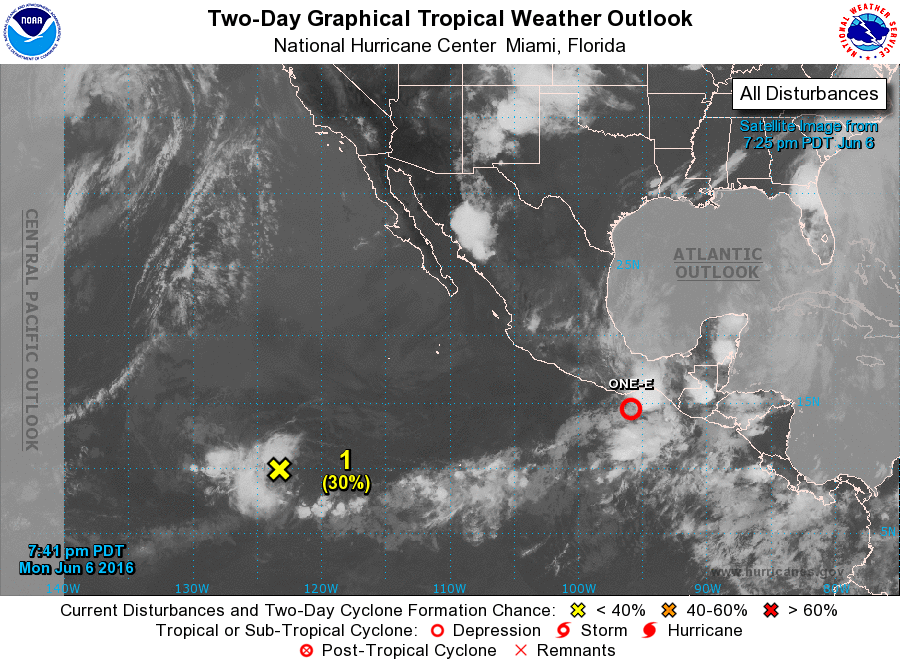
#> input picture 2023/Reconocimiento de imágenes de personas y objetos/Tema 1/2 Transformaciones-20230629/clima1.png, 900 x 665 px, found by its file name
$ python a3-4clima.py
#> lines starting #> are read from the running program, lines starting #| are printed output that depends on the picture; after the words box and inside, x2 and y2 are one past the last pixel; in counts of white or black regions, pixels touching at a corner belong together
import cv2
import matplotlib.pyplot as plt

archivo = "clima1.png"
imagenBGR = cv2.imread(archivo)
#> imagenBGR is the input picture: shape (665, 900, 3); mean B, G, R 134.8, 134.3, 133.5
imagenRGB = cv2.cvtColor(imagenBGR, cv2.COLOR_BGR2RGB)
imagenGrises = cv2.cvtColor(imagenBGR, cv2.COLOR_BGR2GRAY)
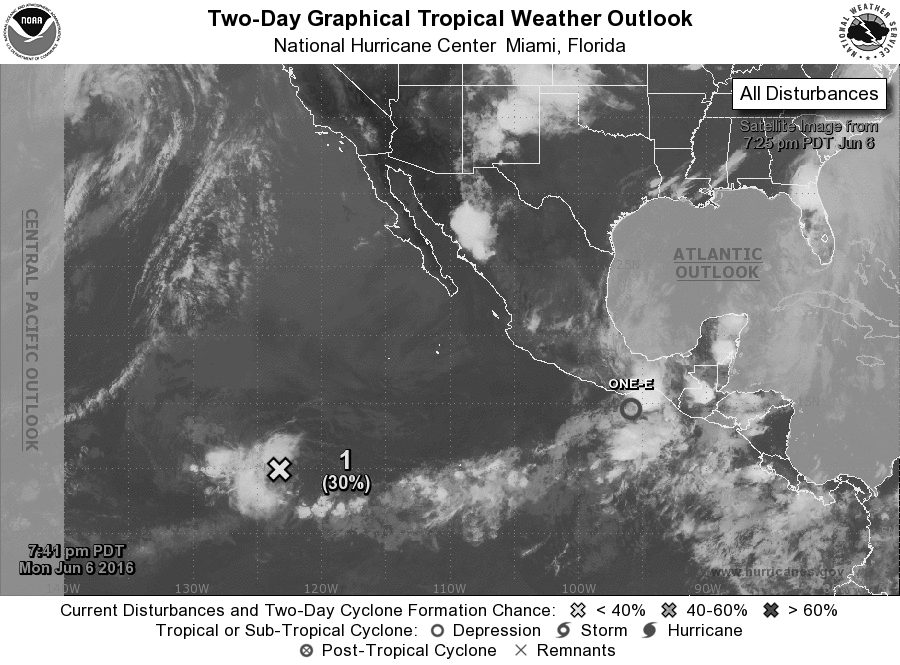
#> imagenGrises: shape (665, 900); min 0, max 255, mean 134.1
#print(imagenGrises.shape)
if len(imagenGrises.shape) == 2: # IMAGEN TONO DE GRISES
  renglones = imagenRGB.shape[0]
#> renglones = 665
  columnas = imagenRGB.shape[1]
#> columnas = 900
  histograma = cv2.calcHist([imagenGrises],[0],None,[256],[0,256])
#> histograma = 256 values, max 105453 at index 255, min 0 at index 1, mean 2337.9
  plt.plot(histograma ,color = 'k')
  plt.xlim([0,256])
plt.show()
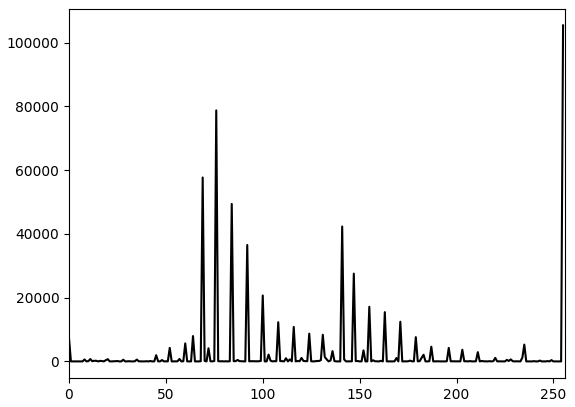
#> figure drawn by matplotlib, 1 panel; curve peaks at x = 255, y = 105453

# [80,110] NUBES FRIAS, [180,255] NUBES LLUVIA, [0, 60] ALTA PRESIÓN
inferior = 80
superior = 110
seleccion = imagenRGB.copy()

renglones = imagenRGB.shape[0]
columnas = imagenRGB.shape[1]

for ren in range(renglones):
    for col in range(columnas):
        if imagenGrises[ren][col] >= inferior and imagenGrises[ren][col] <= superior:
          seleccion[ren][col] = (255,255,255)
        else:
          seleccion[ren][col] = (0,0,0)
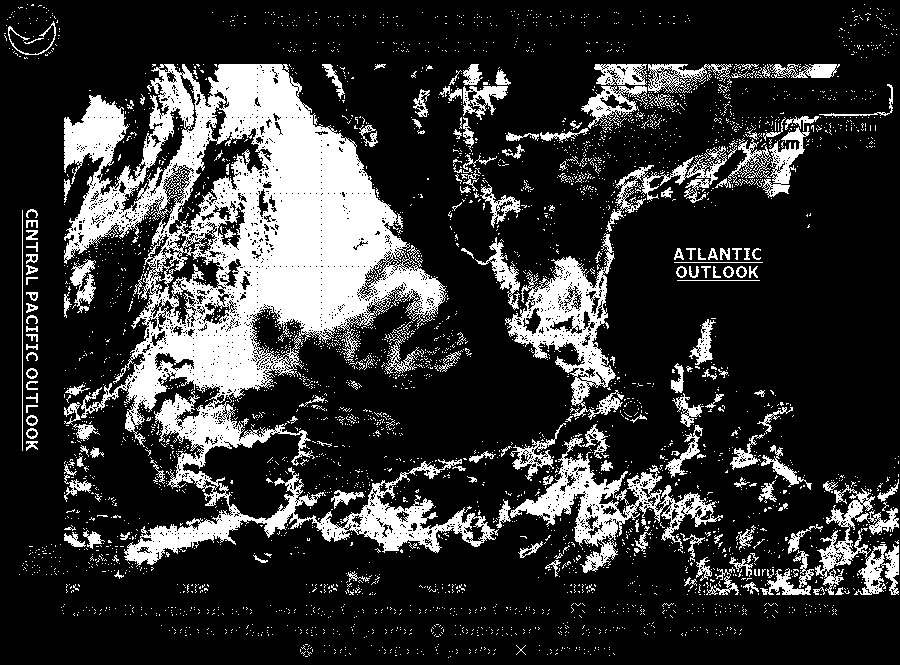
#> seleccion: shape (665, 900, 3); 20.5% white; 3741 white regions (3546 under 20 px), largest, box (x1, y1, x2, y2) and area: (64, 64, 499, 567) 72016, (505, 233, 624, 420) 6850, (510, 424, 723, 573) 6675

figura = plt.figure(figsize=(10, 7))
figura.add_subplot(1, 2, 1) #RENGLONES, COLUMNAS, NÚMERO
plt.imshow(imagenRGB)
plt.axis('off')
plt.title("Original")

figura.add_subplot(1, 2, 2) #RENGLONES, COLUMNAS, NÚMERO
plt.imshow(seleccion)
plt.axis('off')
plt.title("Nubes frias")
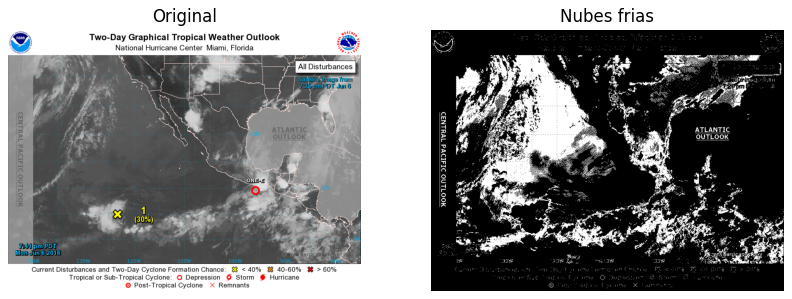
#> figure drawn by matplotlib, 2 panels

$ run again, with 2023/Reconocimiento de imágenes de personas y objetos/Tema 1/2 Transformaciones-20230629/clima2.png copied over 2023/Reconocimiento de imágenes de personas y objetos/Tema 1/2 Transformaciones-20230629/clima1.png
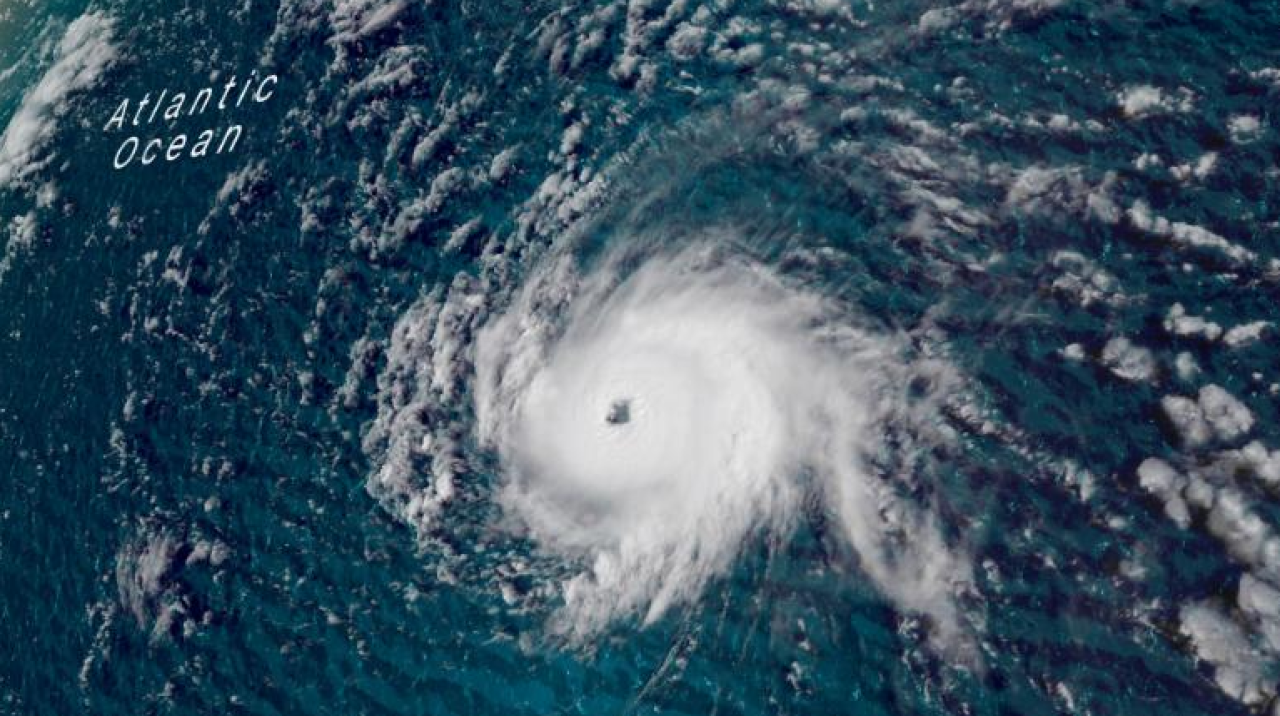
#> input picture 2023/Reconocimiento de imágenes de personas y objetos/Tema 1/2 Transformaciones-20230629/clima2.png, 1280 x 716 px, found by its file name
#> imagenBGR is the input picture: shape (716, 1280, 3); mean B, G, R 96.2, 80.4, 57.3
#> histograma = 256 values, max 16550 at index 31, min 0 at index 0, mean 3580
#> after the loop `for ren in range(renglones):`:
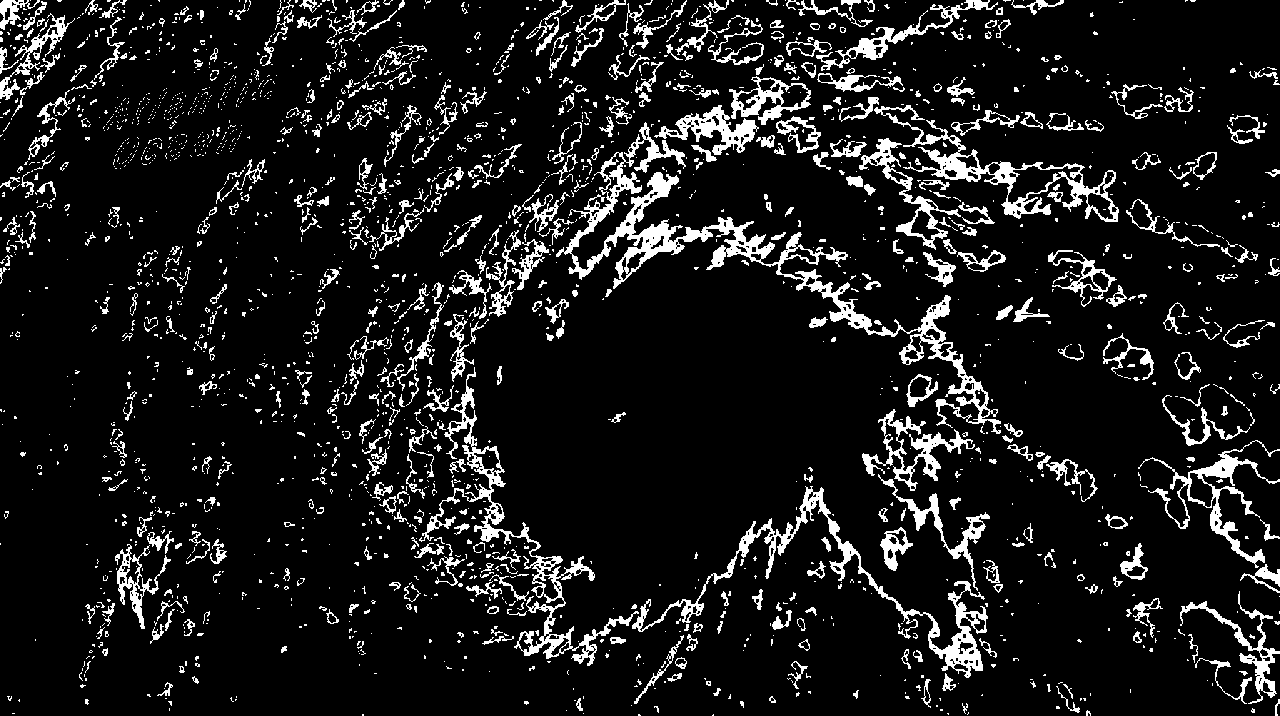
#> seleccion: shape (716, 1280, 3); 10.3% white; 2313 white regions (1786 under 20 px), largest, box (x1, y1, x2, y2) and area: (556, 122, 1001, 434) 11259, (632, 486, 988, 678) 5219, (419, 367, 639, 666) 5168
#> `plt.title("Nubes frias")`:
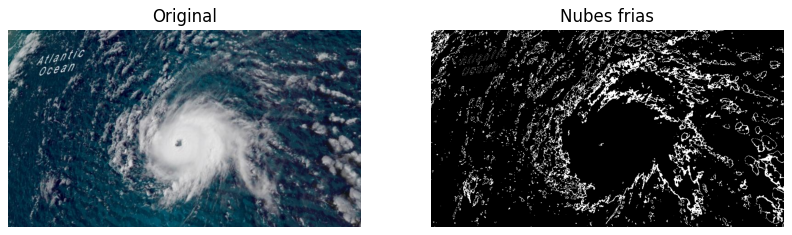
#> figure drawn by matplotlib, 2 panels

$ run again, with 2023/Reconocimiento de imágenes de personas y objetos/Tema 1/2 Transformaciones-20230629/mezcla.png copied over 2023/Reconocimiento de imágenes de personas y objetos/Tema 1/2 Transformaciones-20230629/clima1.png
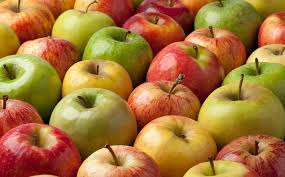
#> input picture 2023/Reconocimiento de imágenes de personas y objetos/Tema 1/2 Transformaciones-20230629/mezcla.png, 285 x 177 px, found by its file name
#> imagenBGR is the input picture: shape (177, 285, 3); mean B, G, R 57.9, 116.8, 167.1
#> histograma = 256 values, max 449 at index 82, min 0 at index 248, mean 197.1
#> after the loop `for ren in range(renglones):`:
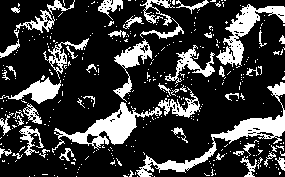
#> seleccion: shape (177, 285, 3); 22.6% white; 375 white regions (327 under 20 px), largest, box (x1, y1, x2, y2) and area: (136, 82, 285, 177) 1886, (52, 102, 162, 153) 1549, (216, 4, 285, 67) 1251
#> `plt.title("Nubes frias")`:
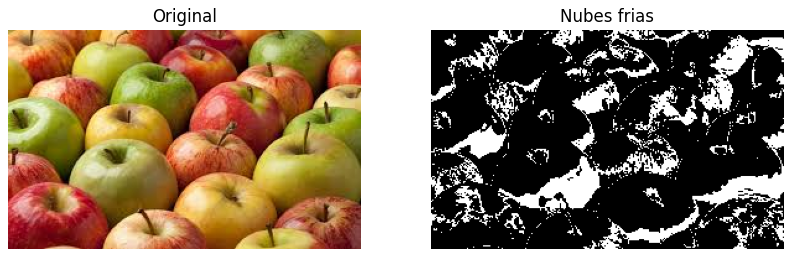
#> figure drawn by matplotlib, 2 panels
